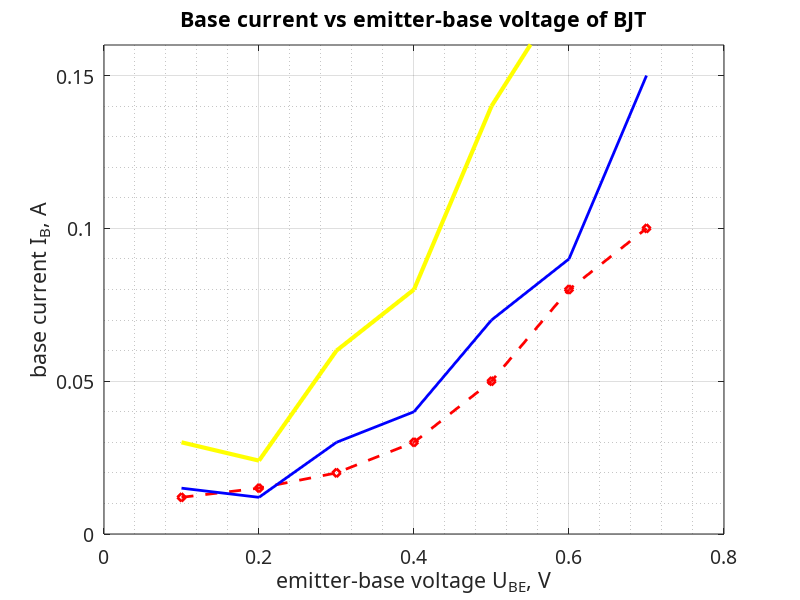

The MATLAB source for this figure:
clc, clear, close all
u = [0.1 0.2 0.3 0.4 0.5 0.6 0.7];
i = [12e-3 15e-3 20e-3 30e-3 50e-3 80e-3 100e-3]; 
plot(u, i, 'd--r', 'LineWidth', 2)
xlabel('emitter-base voltage U_{BE}, V')
ylabel('base current I_B, A')
title('Base current vs emitter-base voltage of BJT') 
grid on
grid minor
set(gca, 'FontName', 'Purisa', 'FontSize', 14)
% Purisa is only available for Linux
xlim([0 0.8])
ylim([0 160e-3])
%axis([0 0.8 0 160e-3])
% voltage
% current
hold on
i2 = [15e-3 12e-3 30e-3 40e-3 70e-3 90e-3 150e-3]; % current hold on
plot(u, i2, 'b', 'LineWidth', 2)
hold on
i3 = 2.*[15e-3 12e-3 30e-3 40e-3 70e-3 90e-3 150e-3]; % current 
plot(u, i3, 'yellow', 'LineWidth', 3)
